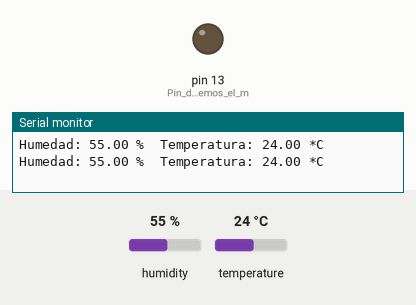
This sketch was run on a simulated Arduino Uno, built with avr-gcc and run on an emulated ATmega328P. On the bench: output pins drawn as LEDs (lit = HIGH), the last lines printed to the serial monitor. Inputs (shaded band) come from the test bench; at power-on: temperature 24 °C, humidity 55 %.

Above: at 4.8 s.
4.9 s: temperature set to 27 °C
At 6.9 s:
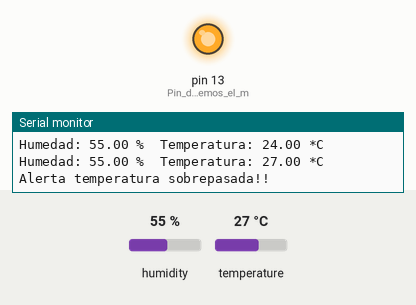
Timing chart, 0 to 16.8 s (numbered marks = the images above; inputs shaded):
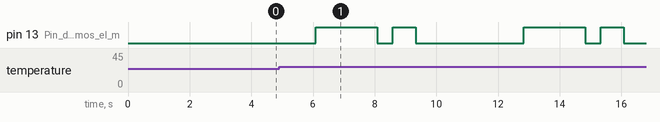

The sketch:

DHT11SingleAlert.ino
```cpp
/*
 * Daniel Correa: Ejercicio Basico
 * Lectura de humedad y tempratura, al momento de superar los 25ª se informa por morse (mediante el pin 13) una alerta
*/


#include "DHT.h" //Libreria
#define DHTPIN 2 //Pin donde esta conectado el sensor
#define DHTTYPE DHT11 //Nuestro sensor es el DHT11

int morse[][5] = {{0,1},{1,0,0,0},{1,0,1,0},{1,0,0},{0},{0,0,1,0},{1,1,0},{0,0,0,0},{0,0},{0,1,1,1},{1,0,1},{0,1,0,0},{1,1},{1,0},{1,1,1},{0,1,1,0},{1,1,0,1},{0,1,0},{0,0,0},{1},{0,0,1},{0,0,0,1},{0,1,1},{1,0,0,1},{1,0,1,1},{1,1,0,0}}; //Diccionario morse
DHT dht(DHTPIN, DHTTYPE); //Inicializacion del sensor
void setup() {
  // put your setup code here, to run once:
   Serial.begin(9600); //Se inicializa el puerto serial
   pinMode(13, OUTPUT); //Pin donde enviaremos el mensaje de alerta
   dht.begin(); //Se inicia el sensor
   while(!Serial); //Esperamos a que el puerto serial este activo
}
void writeDot(){
  //El punto es un encendido largo de 2000 milisegundos
  //El punto es 0
  digitalWrite(13, HIGH);   // Se prende el led
  delay(2000);              // Se mantiene prendido por 2000 milisenguos
  digitalWrite(13, LOW);    // Se apaga el led
  delay(500);              // Se mantiene apagado durante 500 milisengundos
}
void writeLine(){
  //La raya es un retardo corto de 750 milisegundos
  //La raya es 1
  digitalWrite(13, HIGH);   // Se prende el led
  delay(750);              // Se mantiene prendido por 750 milisenguos
  digitalWrite(13, LOW);    // Se apaga el led
  delay(500);              // Se mantiene apagado durante 500 milisengundos
}
void writeMorse(int letter[]){
  //Metodo que permite escribir el codigo morse a partir de una letra del diccionario
  //Se le pasa una letra (arreglo de 0s y 1s) y la imprime con los metodos writeDot() y writeLine()
  for(int i=0; i<sizeof(letter);i++){
    if(letter[i]){ //Si la letra es 1 imprime linea
      writeLine();
    }else{ //Si no es porque es 0 e imprime punto
      writeDot();
    }
  }
}
void alert(){
  //Metodo que permite alertar en codigo morse que la temperatura esta muy alta
  String mensaje = "Alerta temperatura muy alta"; //Mensaje de alerta
  for(int i=0;i<sizeof(mensaje)-1;i++){ //Se recorre el mensaje
        int letter = mensaje[i]; //Se convierte a ascii
        if (letter < 97){ //Se revisa si es mayuscula o minuscula
          letter-=65; //Se restarua el indice para saber la posicion de la letra , el diccionario va de 0 a 26, se debe convertir ascii a posicion del diccionario
        }else{
          letter-=97; //Si es mayuscula el indice es diferente , se restaura igual para obtener la letra en el diccionario
        }
        writeMorse(morse[letter]); //Escribimos la letra en morse
        delay(3000); //Retardo de 3000 milisengundos entre una letra y otra
    }
}
void loop() {
  // put your main code here, to run repeatedly:
   delay(2000); //Leer la temperatura y humedad puede tomar 250 milisengudos, sin embargo, al sensor le toma 2 segundos
  float h = dht.readHumidity(); //Leemos la humedad
  float t = dht.readTemperature(); //Leemos la tempratura en celcius

  // Verificamos si algo fallo durante la lectura
  if (isnan(h) || isnan(t)) {
    Serial.println("Error en la lectura del sensor!"); //Mensaje de fallo
    return; //Salida
  }
  //Imprimimos la humedad y la temperatura por el puerto serial
  Serial.print("Humedad: ");
  Serial.print(h);
  Serial.print(" %\t");
  Serial.print("Temperatura: ");
  Serial.print(t);
  Serial.println(" *C");
  //Si la temperatura es mayor a 25 grados celcius enviamos alerta
  if(t >25.00){
    Serial.println("Alerta temperatura sobrepasada!!"); //Enviamos alerta por puerto serial
    alert(); //Enviamos alerta por morse
  }

}
```

Measured:
- the behaviour switches between 25 and 26 °C on temperature (found by bisection; images 0 and 1)
- after the input at 4.9 s, pin 13 (Pin_donde_enviaremos_el_m): LOW → HIGH after 1.2 s, → LOW 2.0 s later, → HIGH 0.50 s later, → LOW 0.75 s later, … (8 changes in this stretch)
